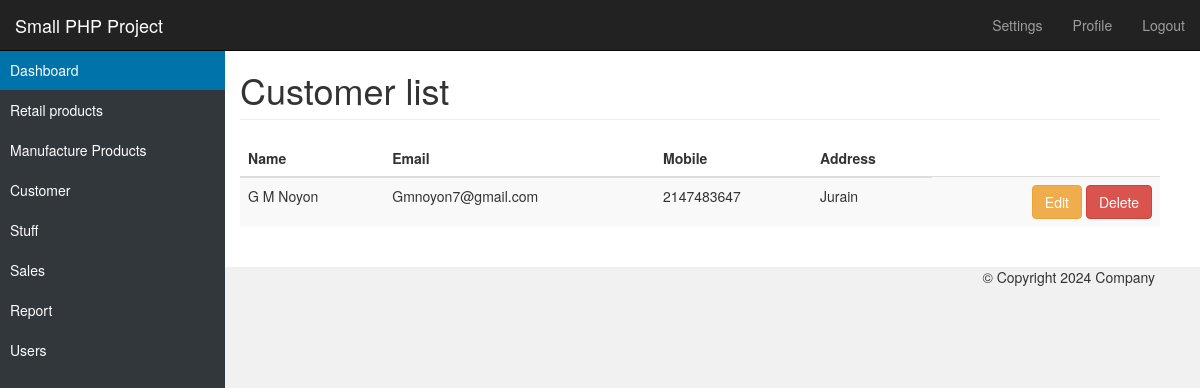
/admin/all-customers.php (signed in), run on the app's committed database.
### tables this page shows
CREATE TABLE `tbl_customer` (
  `id` int(11) NOT NULL,
  `name` varchar(255) NOT NULL,
  `email` varchar(255) NOT NULL,
  `mobile` int(11) NOT NULL,
  `address` varchar(255) NOT NULL
);

### lib/Database.php (called while the page is built, shortened)
<?php
Class Database {
	private $dbhost = DB_HOST;
	private $dbname = DB_NAME;
	private $dbuser = DB_USER;
	private $dbpass = DB_PASS;
	public $pdo;
	private function connectDB() {
		if(!isset($this->pdo)) {
			try {
				$link = new PDO("mysql:host=$this->dbhost;dbname=$this->dbname", $this->dbuser, $this->dbpass);
				$link->setAttribute(PDO::ATTR_ERRMODE, PDO::ERRMODE_EXCEPTION);
				$link->exec("SET CHARACTER SET utf8");
				$this->pdo = $link;
			} catch(PDOException $e) {
				die("Database connection error: ".$e->getMessage());
			}
		}
	}
	private function mysqliConnectDB() {
		$this->link = new mysqli($this->dbhost, $this->dbuser, $this->dbpass, $this->dbname);
	}
}
?>

### lib/Customer.php (called while the page is built, shortened)
<?php
require_once('Database.php');
Class Customer {
	private $db;
	public function __construct() {
		$this->db = new Database();
	}
	public function CustomerList() {
		$sql = "SELECT * FROM tbl_customer ORDER BY id DESC";
		$stmt = $this->db->pdo->prepare($sql);
		$stmt->execute();
		$result = $stmt->fetchAll();
		return $result;
	}
}

### admin/all-customers.php (the view, shortened to what this page needs)
<?php
include('inc/header.php');
include('inc/sidebar.php');
include('../lib/Customer.php');
$customers = new Customer();
?>
<div class="container-fluid">
	<div class="row">
		<div class="col-sm-10 col-sm-offset-2 main">
		  <h1 class="page-header">Customer list</h1>
		  <?php
			$customerList = $customers->customerList();
			if($customerList) {
		  ?>
			  <div class="table-responsive">
				<table class="table table-striped">
				  <thead>
					<tr>
					  <th>Name</th>
					  <th>Email</th>
					  <th>Mobile</th>
					  <th>Address</th>
					</tr>
				  </thead>
				  <tbody>
					<?php
						foreach($customerList as $list) {
					?>
					<tr>
						<td><?php echo $list['name']; ?></td>
						<td><?php echo ucwords($list['email']); ?></td>
						<td><?php echo $list['mobile']; ?></td>
						<td><?php echo $list['address']; ?></td>
						<td class="text-right">
							<a class="btn btn-warning" href="?editCustomer=<?php echo $list['id']; ?>">Edit</a>
							<a href="?deleteCustomer=<?php echo $list['id']; ?>" class="btn btn-danger">Delete</button>
						</td>
					</tr>
					<?php } ?>
				  </tbody>
				</table>
			  </div>
		  <?php } ?>
	  </div>
	</div>
</div>
<?php include('inc/footer.php');

### admin/assets/css/styles.css (style rules this page uses)
body { padding-top: 50px; background:#fff; background-color: #f1f1f1; }
.main { padding: 20px; background-color: #fff; }
@media (min-width: 768px) { .main { padding-right: 40px; padding-left: 40px; position:relative; z-index:1; } }
.main .page-header { margin-top: 0; }

### data on the page
tbl_customer: name "G M Noyon", email "Gmnoyon7@gmail.com", mobile "2147483647", address "Jurain"
